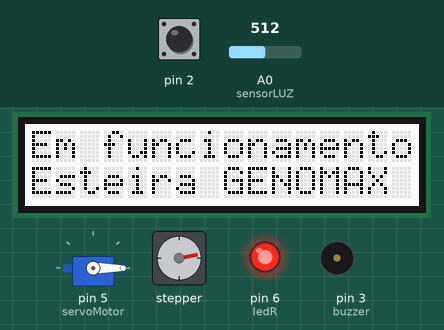
Recording of a sketch running on a simulated Arduino Uno, built with avr-gcc and run on an emulated ATmega328P. Shown: 16×2 character LCD, servo, stepper motor, output pins drawn as LEDs (lit = HIGH), buzzer (waves = sounding, pin HIGH). Dashed ring = blinking. The test bench sets the inputs (shaded band); at power-on: pin 2 LOW, A0 (sensorLUZ) = 512. Stepper angles assume 200 steps per turn; what the sketch prints to the serial monitor is not drawn.

Above: at 1.2 s.
1.3 s: pin 2 driven HIGH
At 1.7 s:
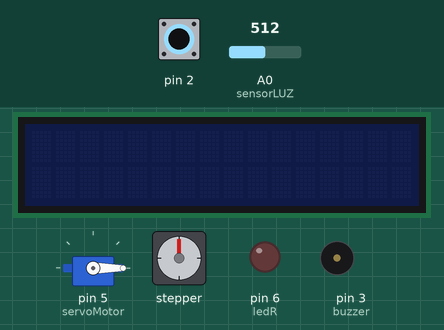
3.0 s: pin 2 pulsed LOW 2 times (0.12 s each, 0.3 s apart)
At 3.57 s:
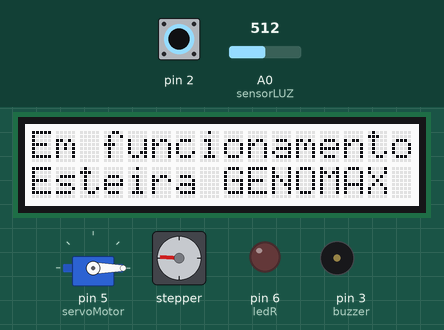
5.8 s: pin 2 pulsed LOW 5 times (0.12 s each, 0.3 s apart)
At 6.68 s:
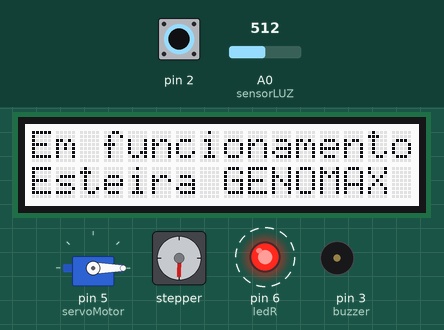
9.5 s: A0 (sensorLUZ) set to 634
14.0 s: A0 (sensorLUZ) set to 666
At 22.0 s:
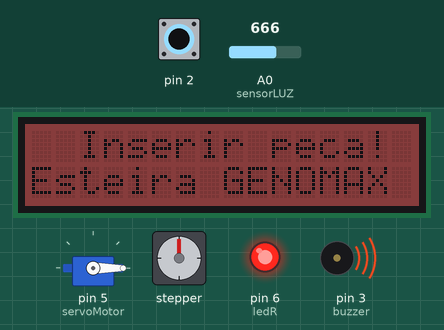
22.3 s: A0 (sensorLUZ) set to 640
At 22.54 s:
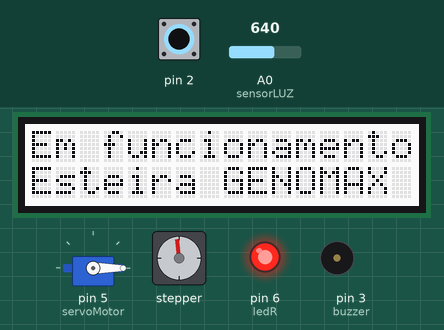
Timing chart, 0 to 74.3 s (numbered marks = the images above; inputs shaded):
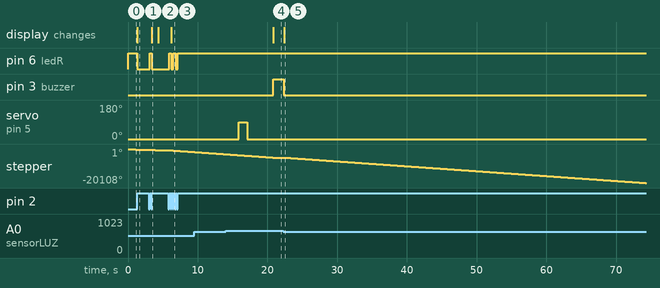

The sketch:

program.ino
```cpp
/*
======================================================
                   ESTEIRA GENOMAX

Esteira com sensor de luz que detecta a peça passando.
Quando  nenhuma  peça  passa  pelo  sensor durante  5
segundos, a esteira para e é acionado um buzzer  como
alerta. Além disso, um visor LCD mostra o status atual
da esteira.

Autores:
Alexandre Negretti      558214
Igor Gallon             558320
======================================================
*/

#include <Time.h>
#include <Wire.h>
#include <Stepper.h>
#include <rgb_lcd.h>
#include <Servo.h>

#define STEPS 200

// Motor de passo
Stepper stepper(STEPS,8,10,11,9);

// Display LCD
rgb_lcd lcd;

// Servomotor
Servo servo;

time_t t;              // Variável que conta o tempo
int ledR = 6;          // LED do sensor de peça
int sensorLUZ = 0;     // Sensor de presença da peça
int buzzer = 3;        // Buzzer que alerta a falta de peça
int servoMotor = 5;    // Servomotor
volatile int flag = 1; // Indica se há falta de peça na esteira
volatile int on = 1;   // Indica se a esteira está ligada ou não
int leitura = 0;       // Leitura do sensor de peça

void setup() {

  attachInterrupt(0, onOff, RISING);  // Interrupção do botão On/Off

  Serial.begin(9600);

  pinMode(ledR, OUTPUT);
  pinMode(sensorLUZ, INPUT);
  pinMode(buzzer, OUTPUT);

  digitalWrite(ledR,HIGH);

  lcd.begin(16, 2);                  // Inicia LCD
  stepper.setSpeed(50);              // Velocidade do motor de passo

  lcd.setCursor(0,1);
  lcd.print("Esteira GENOMAX");      // Inicia letreiro no LCD
  lcd.setCursor(0,0);                // Volta cursor para o inicio

  setTime(0);                        // Inicia com tempo zero
  servo.attach(servoMotor);          // Inicia servo motor
  servo.write(0);                    // Posição inicial em zero
}

void loop() {
  if(on){            // Se botão On/Off estiver acionado
      t = now();

      if(t > 1)      // Após 1s a caixa ter passado pelo sensor
        empurra();   // Empurra a caixa da esteira
      if(t > 2)
        volta();     // Volta pistão para posição inicial

      if(t > 6)      // Verifica se por 6s não detecta peça na esteira
        flag = 0;
      else
        flag = 1;

      leitura = analogRead(sensorLUZ);

      Serial.println(leitura);

      if(leitura < 650){  // Cada vez que uma peça passa pelo sensor (Valor de referência varia muito dependendo das condições do sensor)
        setTime(0);       // Reinicia contagem do tempo
      }

      if(flag == 0){                 // Se não detectar peça por 6s
        digitalWrite(buzzer, HIGH);  // Ativa buzzer sinalizador
        servo.detach();              // Desativa pistão que empurra peça
      }
      else{
        servo.attach(servoMotor);
        digitalWrite(buzzer, LOW);
      }

      tela();                 // Mostra status no LCD
    }
    else{                     // Se botão On/Off estiver desativado
      lcd.setRGB(0,0,0);      // Desativa luz de fundo do LCD
      lcd.clear();            // Limpa tela do LCD
      flag=0;
    }
    stepper.step(-200*flag);  // Aciona motor de passo
}

void tela(){
  if(!flag){                      // Se não detecta peça na esteira
    lcd.setRGB(100,0,0);          // Luz de fundo vermelho
    lcd.print("  Inserir peca!  ");
  }
  else{                           // Se estiver detectando notmalmente
    lcd.setRGB(255,255,255);      // Luz de fundo azul
    lcd.print("Em funcionamento");
  }
  lcd.setCursor(0,1);
  lcd.print("Esteira GENOMAX");
  lcd.setCursor(0,0);
}

void empurra(){
  servo.write(90);
}

void volta(){
  servo.write(0);
}

void onOff(){
  on = !on;
  if(!on){                      // Se botão On/Off desativado
    digitalWrite(ledR,LOW);     // Desativa LED do Sensor de presença de peça
    digitalWrite(buzzer, LOW);  // Desativa buzzer sinalizador
  }
  else{
      digitalWrite(ledR,HIGH);
      setTime(0);               // Cada vez que a esteira é reiniciada, zera contador de tempo
    }
}
```

Measured:
- the behaviour switches between 649 and 650 on A0 (sensorLUZ) (found by bisection; images 3 and 4)
- after the input at 1.3 s, pin 6 (ledR): HIGH → LOW at once; stepper: goes on until 1.3 s, then stays -360°; the display: changes at once (image 1)
- after the input at 3.0 s, pin 6 (ledR): LOW → HIGH after 0.12 s, → LOW 0.30 s later; stepper: turns 360° counter-clockwise in 1.2 s, starting after 0.15 s; the display: changes after 0.42 s (image 2)
- after the input at 5.8 s, pin 6 (ledR): alternates HIGH for 0.30 s and LOW for 0.30 s, 5 changes in all, then stays HIGH, starting after 0.12 s; stepper: keeps turning counter-clockwise at about 294°/s, starting after 0.15 s; the display: changes after 0.43 s (image 3)
- after the input at 14.0 s, pin 3 (buzzer): LOW → HIGH after 6.8 s; servo on pin 5 (servoMotor): 0° → 90° after 1.9 s, → 0° 1.2 s later; stepper: goes on until 20.8 s, then stays -5040°; the display: changes after 6.8 s (image 4)
- after the input at 22.3 s, pin 3 (buzzer): HIGH → LOW after 0.06 s; stepper: keeps turning counter-clockwise at about 290°/s, starting after 0.09 s; the display: changes after 0.09 s (image 5)
- by itself, stepper: keeps turning counter-clockwise at about 302°/s
